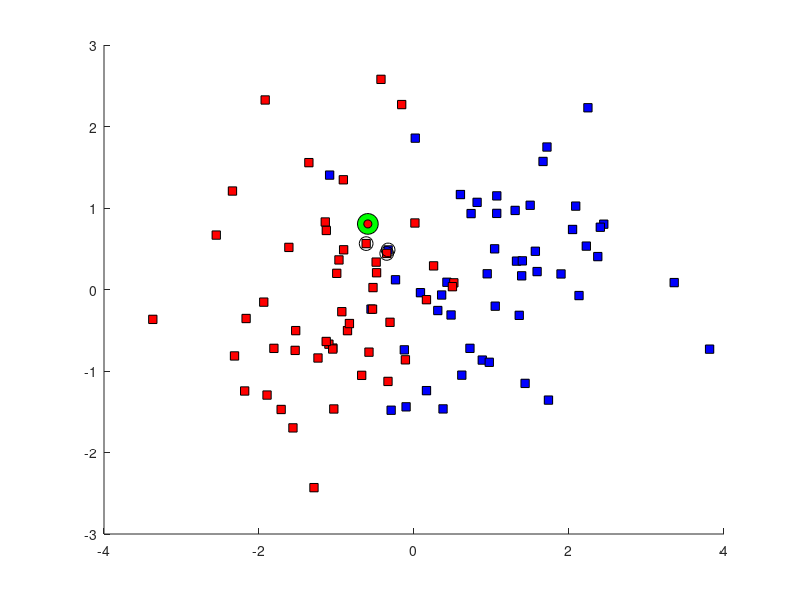
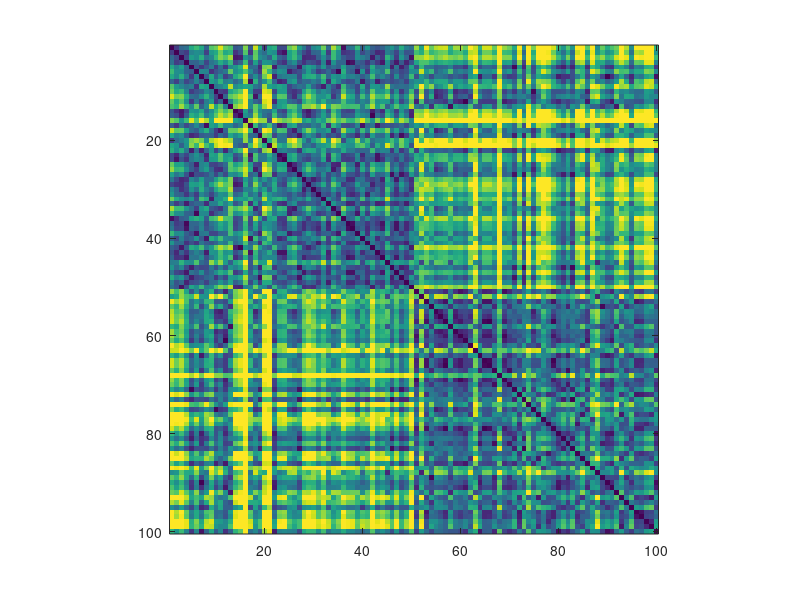
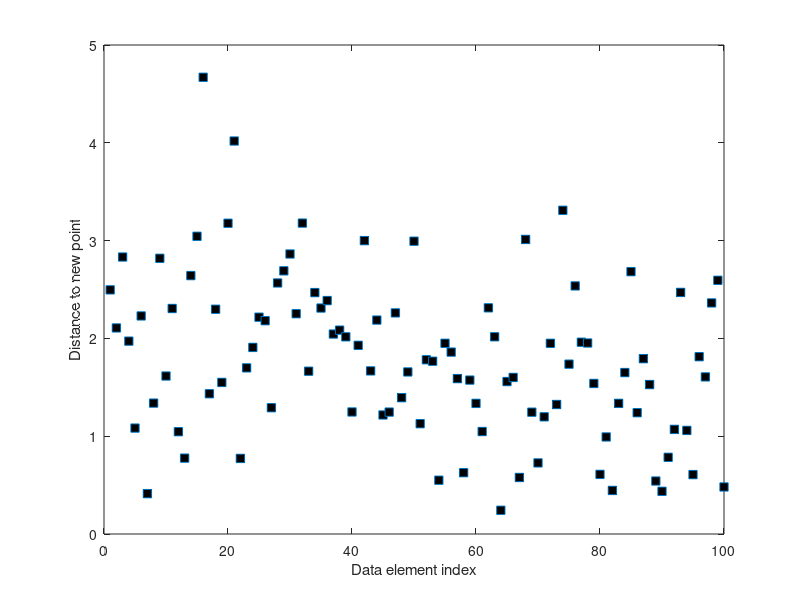

The MATLAB script that drew these images, in order:
%% dbscan
%% Create Data

nPerClust = 50;

% XY centroid locations
A = [  1 0 ];
B = [ -1 0 ];

% Generate data
a = [ A(1)+randn(nPerClust,1) A(2)+randn(nPerClust,1) ];
b = [ B(1)+randn(nPerClust,1) B(2)+randn(nPerClust,1) ];

% Concatanate into a list
data = [a; b];
grouplabels = [ ones(nPerClust,1); 2*ones(nPerClust,1) ];

% Group assignment colors
groupcolors = 'br';

% Show the data
figure(1), hold on
plot(data(grouplabels==1,1),data(grouplabels==1,2),'ks','markerfacecolor',groupcolors(1))
plot(data(grouplabels==2,1),data(grouplabels==2,2),'ks','markerfacecolor',groupcolors(2))

%% Compute Distance Matrix
% Initialize
distmat = zeros(nPerClust*2);

% Loop over elements
for i=1:nPerClust*2
    for j=1:nPerClust*2
        distmat(i,j) = sqrt( (data(i,1)-data(j,1)).^2 + (data(i,2)-data(j,2)).^2 );
    end
end

figure(2)
imagesc(distmat), axis square
set(gca,'clim',[0 4])

%% Classify the new point
% K parameter
k = 3;

% Random new point
newpoint = 2*rand(1,2)-1;

figure(1), hold on
plot(newpoint(1),newpoint(2),'ko','MarkerFaceColor','g','markersize',15)

% Compute distance vector
distvec = zeros(nPerClust*2,1);

for i=1:nPerClust*2
    distvec(i) = sqrt( (data(i,1)-newpoint(1)).^2 + (data(i,2)-newpoint(2)).^2 );
end

%% Show the distances
figure(3)
plot(distvec,'s','markerfacecolor','k')
xlabel('Data element index')
ylabel('Distance to new point')

% Sort the distances
[~,sortidx] = sort(distvec,'ascend');

%% Find the group assignment of the nearest neighbors

disp(grouplabels(sortidx(1:k)))
whichgroup = median(grouplabels(sortidx(1:k)));

% Re-plot
figure(1)
plot(newpoint(1),newpoint(2),'ko','MarkerFaceColor',groupcolors(whichgroup))
plot(data(sortidx(1:k),1),data(sortidx(1:k),2),'ko','markersize',10)

%% Using Built-in functions

% Build the model
mdl = fitcknn(data,grouplabels,'NumNeighbors',k);

% Predict the new data value
whichgroupM = predict(mdl,newpoint)

%% end.